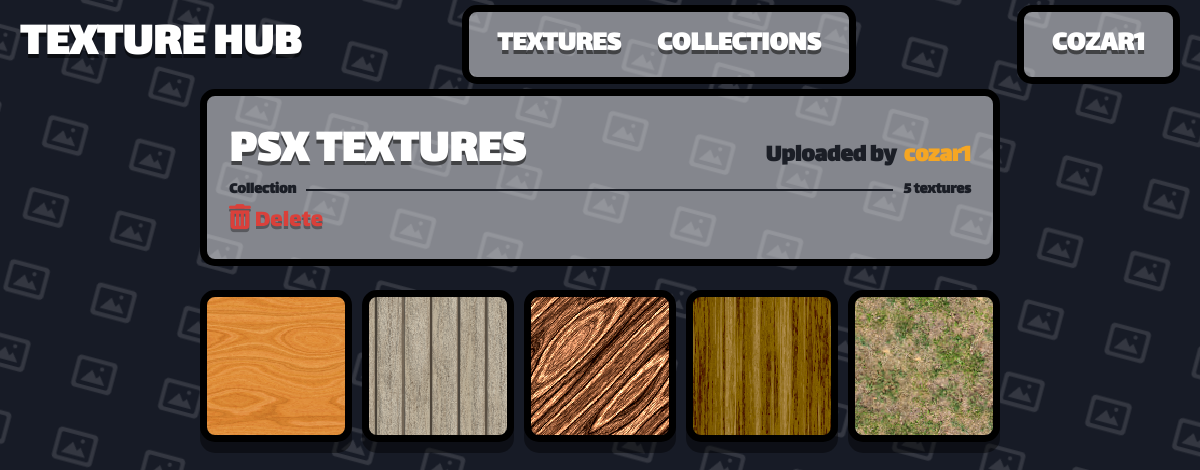
The app's page /collection/1 (signed in) with its own data.
### app.py (models this page shows)
class User(db.Model):
    __tablename__ = "User"
    user_id = db.Column(db.Integer, primary_key=True)
    user_name = db.Column(db.String(80), unique=True, nullable=False)
    user_password = db.Column(db.String(120), nullable=False)
    user_rating = db.Column(db.Integer, default=0)

class Collection(db.Model):
    __tablename__ = "Collection"
    collection_id = db.Column(db.Integer, primary_key=True)
    collection_name = db.Column(db.String(80), unique=True, nullable=False)
    collection_user_id = db.Column(db.String(120), nullable=False)
    collection_rating = db.Column(db.Integer, default=0)

class Texture(db.Model):
    __tablename__ = "Texture"
    texture_id = db.Column(db.Integer, primary_key=True)
    texture_name = db.Column(db.String(80), unique=True, nullable=False)
    texture_address = db.Column(db.String(120), nullable=False)
    texture_user_id = db.Column(db.Integer, default=0)
    texture_tags = db.Column(db.String(200), nullable=True)

### app.py (the view)
@app.route("/collection/<_collection_id>", methods=["GET", "POST"])
@login_required
def collection(user, _collection_id):
    collection = Collection.query.filter_by(
        collection_id=_collection_id
    ).one()  # gets singular collection
    collection_user = User.query.filter_by(
        user_id=collection.collection_user_id
    ).one()  # gets collection users
    texture_ids = Texture_Collection.query.filter_by(
        collection_id=collection.collection_id
    ).all()  # gets texture_ids
    textures = [
        Texture.query.filter_by(texture_id=tc.texture_id).one() for tc in texture_ids
    ]  # gets textures
    return render_template(
        "collection.html",
        user=user,
        collection=collection,
        collection_user=collection_user,
        textures=textures,
    )

### app.py (called while the page is built)
def get_current_user():
    user_id = session.get("user_id")
    if user_id is None:
        return None
    return User.query.get(user_id)

@app.template_filter("texture_url")
def texture_image_url(address):
    if not address:
        return DEFAULT_TEXTURE_URL
    addr = str(address).strip().replace("\\", "/")
    if addr.startswith("/static/images/"):
        rel = addr[len("/static/images/") :]
    elif addr.startswith("static/images/"):
        rel = addr[len("static/images/") :]
    else:
        rel = os.path.basename(addr)
    rel = os.path.basename(rel)
    if not rel or rel.startswith("."):
        return DEFAULT_TEXTURE_URL
    full = os.path.join(STATIC_IMAGES_DIR, rel)
    if os.path.isfile(full):
        return f"/static/images/{rel}"
    return DEFAULT_TEXTURE_URL

def login_required(view):
    @wraps(view)
    def wrapped(*args, **kwargs):
        user = get_current_user()
        if user is None:
            return redirect("/login")
        return view(user, *args, **kwargs)
    return wrapped

### templates/collection.html (shortened to what this page needs)
{% extends "template.html" %}
{% block content %}
<div class="th-detail-panel">
    <div class="th-detail-title-row">
        <h1 class="th-detail-title">{{ collection.collection_name }}</h1>
        <div class="th-detail-author">Uploaded by <a class="th-signup-link"
                href="/user/{{ collection_user.user_name }}">{{ collection_user.user_name }}</a></div>
    </div>
    <div class="th-collection-row">
        <span class="th-stat-label">Collection</span>
        <div class="th-stat-track"></div>
        <span class="th-stat-value">{{ textures|length }} textures</span>
    </div>
    {% if collection_user == user %}
    <a href="/delete_collection/{{collection.collection_id}}" class="delete"><i class="fa-solid fa-trash-can"></i>
        Delete</a>
    {% endif %}
</div>
<div class="th-texture-grid" style="margin-top: 24px;">
    {% for item in textures %}
    {% include "texture_template.html" %}
    {% endfor %}
</div>
{% endblock %}

### templates/template.html (shortened to what this page needs)
<!DOCTYPE html>
<html lang="en">
<head>
    <link rel="stylesheet" href="https://cdnjs.cloudflare.com/ajax/libs/font-awesome/6.5.2/css/all.min.css">
    <link rel="stylesheet" href="/static/style.css">
</head>
<body class="th-body">
    {% if request.endpoint not in ('login', 'signup') %}
    <header class="th-navbar">
        <a href="/" class="th-brand">TEXTURE HUB</a>
        <div class="container">
            <ul class="th-nav-links">
                <li><a href="/0" class="th-nav-link {% if request.path == '/' %}is-active{% endif %}">TEXTURES</a></li>
                <li><a href="/1"
                        class="th-nav-link {% if request.path == '/collections' %}is-active{% endif %}">COLLECTIONS</a>
                </li>
            </ul>
        </div>
        <div class="container">
            <ul class="th-nav-links">
                {% if user %}
                <li><a class="th-nav-link" href="/user/{{ user.user_name }}">{{ user.user_name }}</a></li>
                {% else %}
                <li><a href="/login" class="th-nav-link {% if request.path == '/' %}is-active{% endif %}">Login</a></li>
                {% endif %}
            </ul>
        </div>
    </header>
    {% endif %}
    <main class="th-page">
        {% block content %}
        {% endblock %}
    </main>
</body>
</html>

### templates/texture_template.html
<a href="/texture/{{ item.texture_id }}" class="item"
    style="background-image: url('{{ item.texture_address | texture_url }}'); background-size: cover; background-position: center; background-repeat: no-repeat;">
    <div class="item-thumb"></div>
</a>

### records on screen
User: user_name "COZAR1", user_name "cozar1"
Collection: collection_name "PSX TEXTURES"
Texture: texture_address|texture_url (picture)
Texture: texture_address|texture_url (picture)
Texture: texture_address|texture_url (picture)
Texture: texture_address|texture_url (picture)
Texture: texture_address|texture_url (picture)

### other values on screen
{{ textures|length }} "5"
